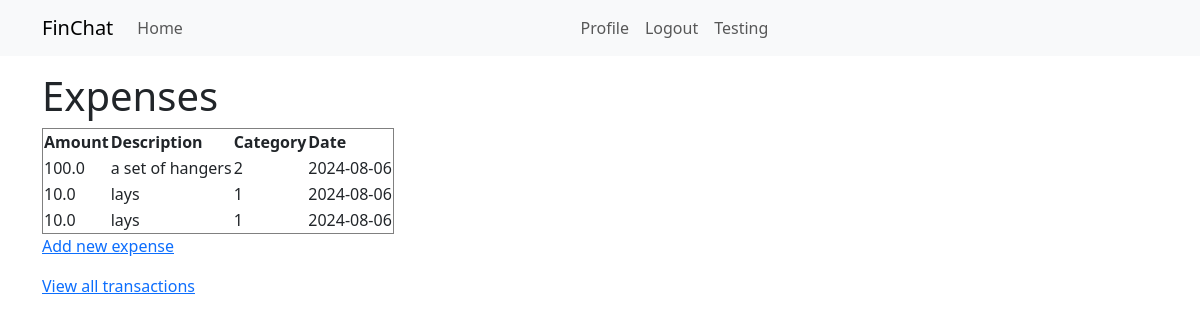
Screenshot of /view-expenses (signed in) with the database file from the repository.
### app/models.py (models this page shows, shortened)
class Transaction(db.Model):
    id: so.Mapped[int] = so.mapped_column(primary_key=True)
    amount: so.Mapped[float] = so.mapped_column(sa.Float(30),index=True)
    transaction_type: so.Mapped[str] = so.mapped_column(sa.String(50),index=True, unique=False) #should be income/expense/reimbursement
    description: so.Mapped[str] = so.mapped_column(sa.String(200),unique=False, nullable=False)  #how to add nullable=?
    category_id: so.Mapped[int] = so.mapped_column( sa.ForeignKey(Category.id),index=True)
    user_id: so.Mapped[int] = so.mapped_column(sa.ForeignKey(User.id), index=True)
    date : so.Mapped[datetime.date] = so.mapped_column( sa.Date, index=True, default= date.today)    #blackbox helped
    loan_type: so.Mapped[str] = so.mapped_column(sa.String(30), index=True, unique=False, nullable=True) #should be lent/received
    creator: so.Mapped[User] = so.relationship(back_populates='transactions')
    section: so.Mapped[Category] = so.relationship(back_populates='transactions')

class Category(db.Model):
    id: so.Mapped[int] = so.mapped_column(primary_key=True)
    name: so.Mapped[str] = so.mapped_column( sa.String(50), index=True, unique=False)
    user_id: so.Mapped[int] = so.mapped_column( sa.ForeignKey(User.id), index=True)
    transaction_type: so.Mapped[str] = so.mapped_column(
        sa.String(50),
        index=True,
        unique=False,
        server_default='select'  # set default value to 'income'
    )
    deleted: so.Mapped[bool] = so.mapped_column(default=False,unique=False)  # Add a deleted column
    creator: so.Mapped[User] = so.relationship(back_populates='categories')
    transactions: so.WriteOnlyMapped['Transaction'] = so.relationship(back_populates='section')
    budgets: so.WriteOnlyMapped['Budget'] = so.relationship(back_populates='section')

### app/routes.py (the view)
@app.route('/view-expenses')
@login_required
def view_expenses():
    expenses = db.session.scalars(sa.select(Transaction).where(Transaction.user_id == current_user.id, Transaction.transaction_type == 'expense'))
    return render_template('view_expenses.html', expenses=expenses)

### app/models.py (called while the page is built)
@login.user_loader
def load_user(id):
    return db.session.get(User, int(id))

### app/templates/view_expenses.html
{% extends "base.html" %}
{% block content %}
<h1>Expenses</h1>
<table border="1">
    <tr>
        <th>Amount</th>
        <th>Description</th>
        <th>Category</th>
        <th>Date</th>
    </tr>
    {% for expense in expenses %}
    <tr>
        <td>{{ expense.amount }}</td>
        <td>{{ expense.description }}</td>
        <td>{{ expense.section.name }}</td>
        <td>{{ expense.date }}</td>
    </tr>
    {% endfor %}
</table>
<p><a href="{{ url_for('add_expense') }}">Add new expense</a></p>
<p><a href="{{ url_for('view_transactions') }}">View all transactions</a></p>
{% endblock %}

### app/templates/base.html (shortened to what this page needs)
<!doctype html>
<html>
    <head>
        <link
        href="https://cdn.jsdelivr.net/npm/bootstrap@5.3.2/dist/css/bootstrap.min.css"
        rel="stylesheet"
>
    </head>
    <body>
        <nav class="navbar navbar-expand-lg bg-body-tertiary">
            <div class="container">
              <a class="navbar-brand" href="{{ url_for('index') }}">FinChat</a>
              <div class="collapse navbar-collapse" id="navbarSupportedContent">
                <ul class="navbar-nav me-auto mb-2 mb-lg-0">
                  <li class="nav-item">
                    <a class="nav-link" aria-current="page" href="{{ url_for('index') }}">Home</a>
                  </li>
                </ul>
                <ul class="navbar-nav mb-2 mb-lg-0">
                  {% if current_user.is_anonymous %}
                  <li class="nav-item">
                    <a class="nav-link" aria-current="page" href="{{ url_for('login') }}">Login</a>
                  </li>
                  <li class="nav-item">
                    <a class="nav-link" aria-current="page" href="{{ url_for('register') }}">Register</a>
                  </li>
                  {% else %}
                  <li class="nav-item">
                    <a class="nav-link" aria-current="page" href="{{ url_for('user', username=current_user.username) }}">Profile</a>
                  </li>
                  <li class="nav-item">
                    <a class="nav-link" aria-current="page" href="{{ url_for('logout') }}">Logout</a>
                  </li>
                  {% endif %}
                  </ul>
                  <ul class="navbar-nav me-auto mb-2 mb-lg-0">
                    <li class="nav-item">
                      <a class="nav-link" aria-current="page" href="{{ url_for('testing') }}">Testing</a>
                    </li>
                  </ul>
              </div>
            </div>
        </nav>
        <div class="container mt-3">
            {% block content %}{% endblock %}
        </div>
    </body>
</html>

### rows the page displays
Transaction: amount "100.0", description "a set of hangers", section.name "2", date "2024-08-06"
Transaction: amount "10.0", description "lays", section.name "1", date "2024-08-06"
Transaction: amount "10.0", description "lays", section.name "1", date "2024-08-06"
